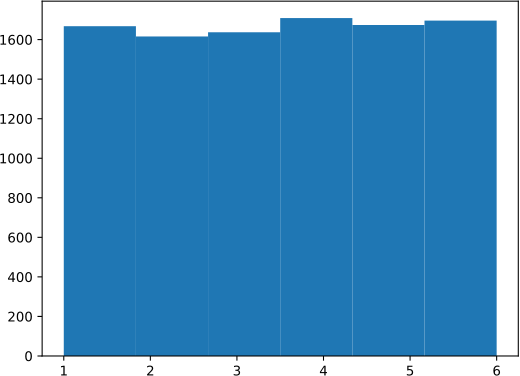

The script that saved this image:
import matplotlib.pyplot as plt
import numpy as np

x = np.random.choice(
    a=range(1, 7),  # 1から6
    size=10000,     # 乱数の数
    replace=True)   # 重複あり
plt.hist(x, bins=6) # ヒストグラム

plt.savefig('04-p-random-sample.pdf')
